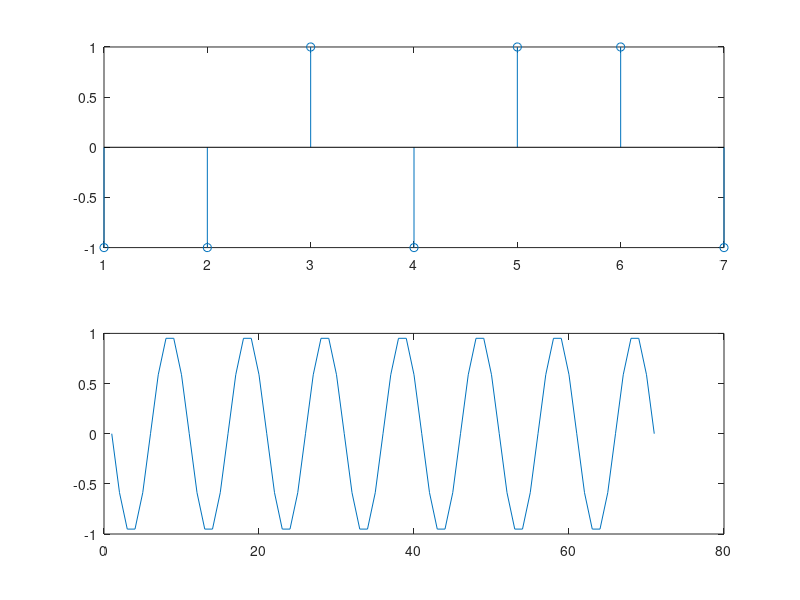
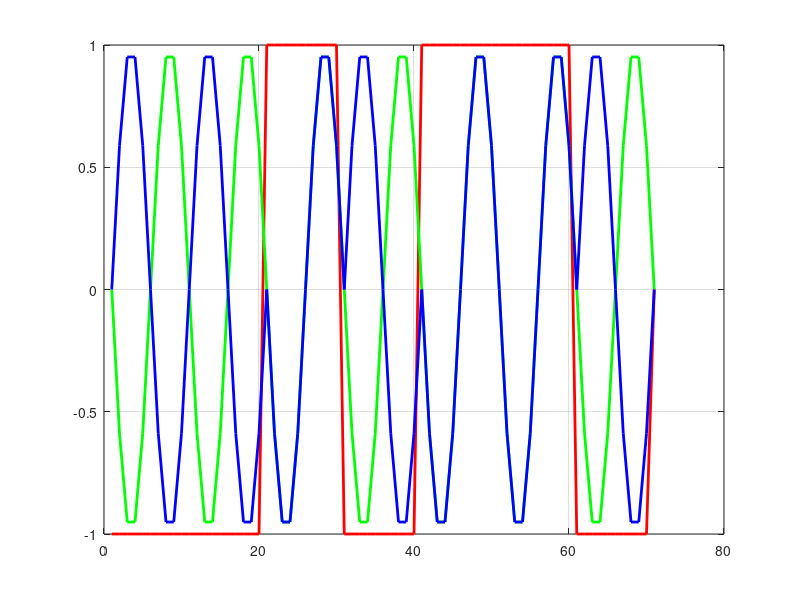
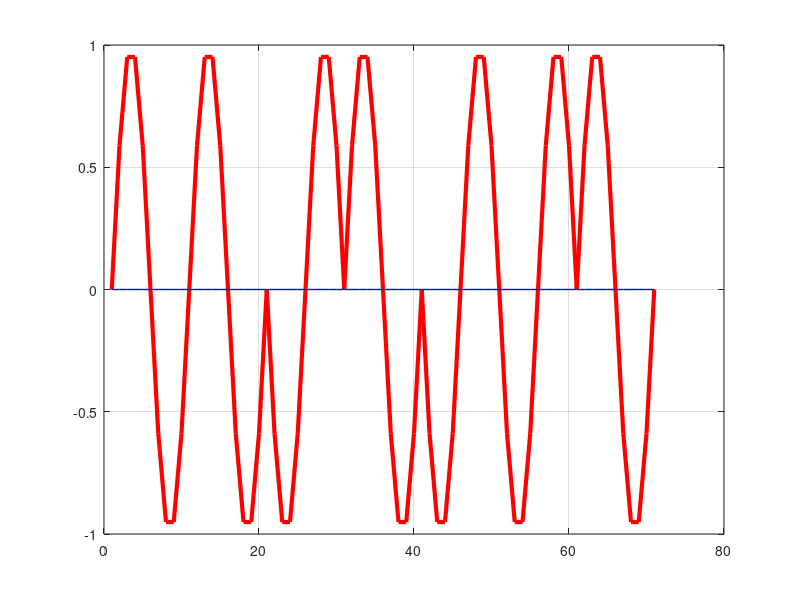
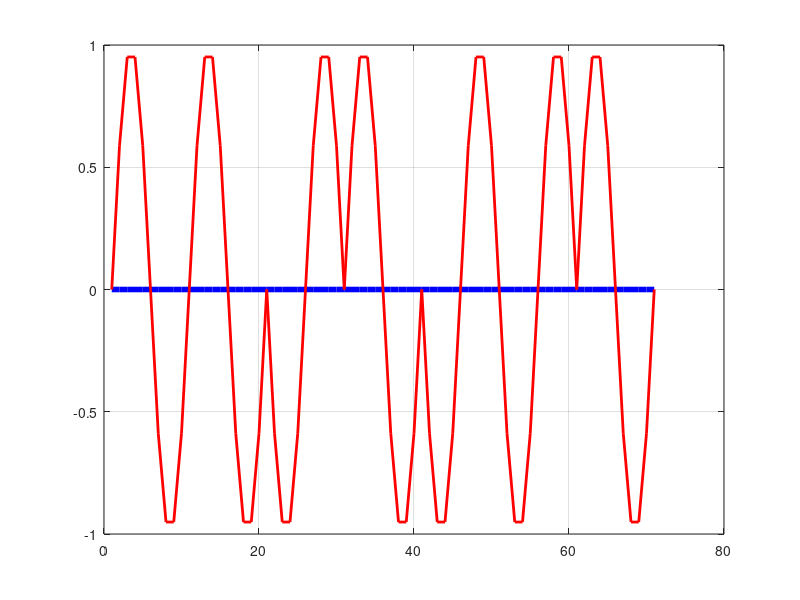

Write the MATLAB code that produced these figures, in order. (Note: this script raises an error after producing the figures.)
clear all;close all; clc;
load VoiceData;
data=[ 0 0 1 0 1 1 0];
pData=data*2-1;
fc=99000000;
fcs=10*fc;
Ts=1/fcs;
Tc=1/fc;
M=1;
n=M*length(data);
t=0:Ts:n*Tc;
carrier=cos(2*pi*fc*t+(pi/2));
subplot(2,1,1);
stem(pData);
subplot(2,1,2);
plot(carrier);
%% squaredata
tp=0:Ts:Tc*M;
exdata=zeros(1,length(data)*(length(tp)-1));
index1=1;
for i=1:length(data)
    for j=1:length(tp)-1
        exdata(index1)=pData(i);
        index1=index1+1;
    end
end
exdata=[exdata 0];
figure;
plot(exdata,'r-','LineWidth',2);
hold on;
plot(carrier,'g-','LineWidth',2);
grid on;
hold on;
%% modulate
mSig=exdata.*carrier;
plot(mSig,'b-','LineWidth',2);

%% channel

SNR=3;
ch=awgn(mSig,SNR);
rx=ch/(10^6);

figure;
plot(mSig,'r-','LineWidth',3);
hold on;
plot(rx,'b-','LineWidth',1);
grid on;


%% demodulate
demSig=rx.*carrier;
figure;
plot(demSig,'b-','LineWidth',4);
grid on;
hold on
plot(mSig,'r-','LineWidth',2);
%% decode
k=1;
rcv=zeros(1,length(data)); 
index=0;
for i=1:length(data)
   index=index+1;
    sm=0;
    for j=1:length(tp)-1
        sm=sm+ demSig(k);
        k=k+1;
    end
   
    if(sm>0)
        rcv(index)=1;
    else
        rcv(index)=0;
    end
end

%% output
h = rf.amplifier;
unmatched_amp = read(rfckt.amplifier, 'samplelna1.s2p');
analyze(unmatched_amp, 2e9:50e6:10e9);
figure
plot(unmatched_amp,'Gmag','Ga','Gt','dB')
% tl = (0:1:Fs*Vlength-1); 
% out=zeros(1,Fs*Vlength-1);
% 
% for j=0:Fs*Vlength-1
%     out(j+1)=bi2de(rcv((j*nBits)+(1:nBits)));
% end
% out=(out/(2^nBits-1))+mini;
% plot(tl,out);
% sound(out);
